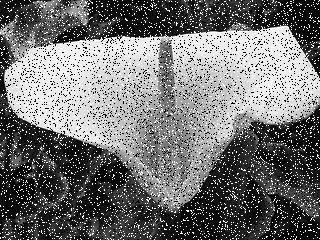
#> input picture Median-Filter/noisy.jpg, 320 x 240 px
$ python median-filter.py   (Python 2 division)   (older library calls are emulated)
#> lines starting #> are read from the running program, lines starting #| are printed output that depends on the picture; long printed decimals are rounded
from scipy import ndimage
from scipy import misc
from math import log10
import matplotlib.pyplot as plt
import matplotlib.cm as cm

# define the function to calculate PSNR
def calculatePSNR(img1, img2):
	# calculate MSE
	mse = 0
	for i in range(img1.shape[0]):
		for j in range(img1.shape[1]):
			diff = img1[i][j] - img2[i][j]
			mse += diff * diff

	mse = mse / (img1.shape[0] * img1.shape[1])
	# calculate PSNR
	MAX = 255
	psnr = 10 * log10(MAX * MAX / mse)
	return psnr

# Read image
img_noisy = misc.imread('noisy.jpg')
#> img_noisy is the input picture: shape (240, 320); min 0, max 255, mean 113.1
img_orig = misc.imread('original.jpg')
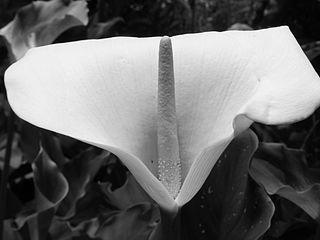
#> input picture Median-Filter/original.jpg, 320 x 240 px
#> img_orig is the input picture: shape (240, 320); min 0, max 255, mean 108.9
# Convert uint8 to float
img_noisy = img_noisy.astype(float)
img_orig = img_orig.astype(float)
# Perform a first-pass 3x3 uniform_filting
denoise1 = ndimage.median_filter(img_noisy, size=3, mode='constant')
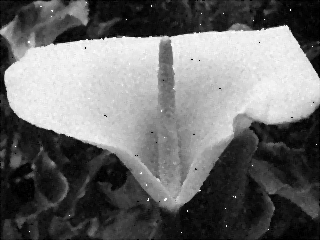
#> denoise1: shape (240, 320) float64; min 0, max 255, mean 108.9
# Perform a second-pass 3x3 uniform_filting
denoise2 = ndimage.median_filter(denoise1, size=3, mode='constant')

print calculatePSNR(img_orig, img_noisy)
#> after the loop in calculatePSNR, `for i in range(img1.shape[0]):`: mse = 367459809
#> in calculatePSNR, `mse = mse / (img1.shape[0] * img1.shape[1])`: mse = 4784.6
#> in calculatePSNR, `psnr = 10 * log10(MAX * MAX / mse)`: psnr = 11.33
#| 11.332
print calculatePSNR(img_orig, denoise1)
#| 27.377
print calculatePSNR(img_orig, denoise2)
#| 29.650

# Show the image
fig = plt.figure()
fig.add_subplot(2, 2, 1)
plt.imshow(img_orig, cmap = cm.Greys_r)
fig.add_subplot(2, 2, 2)
plt.imshow(img_noisy, cmap = cm.Greys_r)
fig.add_subplot(2, 2, 3)
plt.imshow(denoise1, cmap = cm.Greys_r)
fig.add_subplot(2, 2, 4)
plt.imshow(denoise2, cmap = cm.Greys_r)
plt.show()
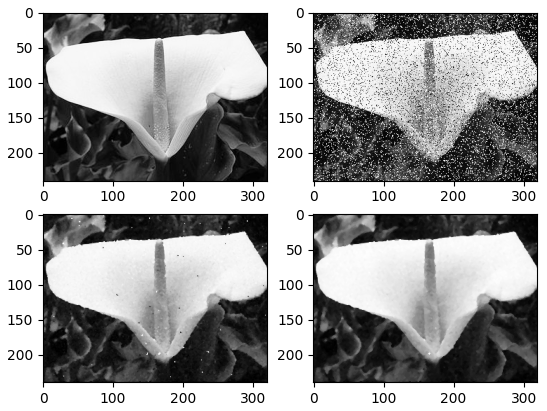
#> figure drawn by matplotlib, 4 panels


# [20 lines of commented-out code are left out]
